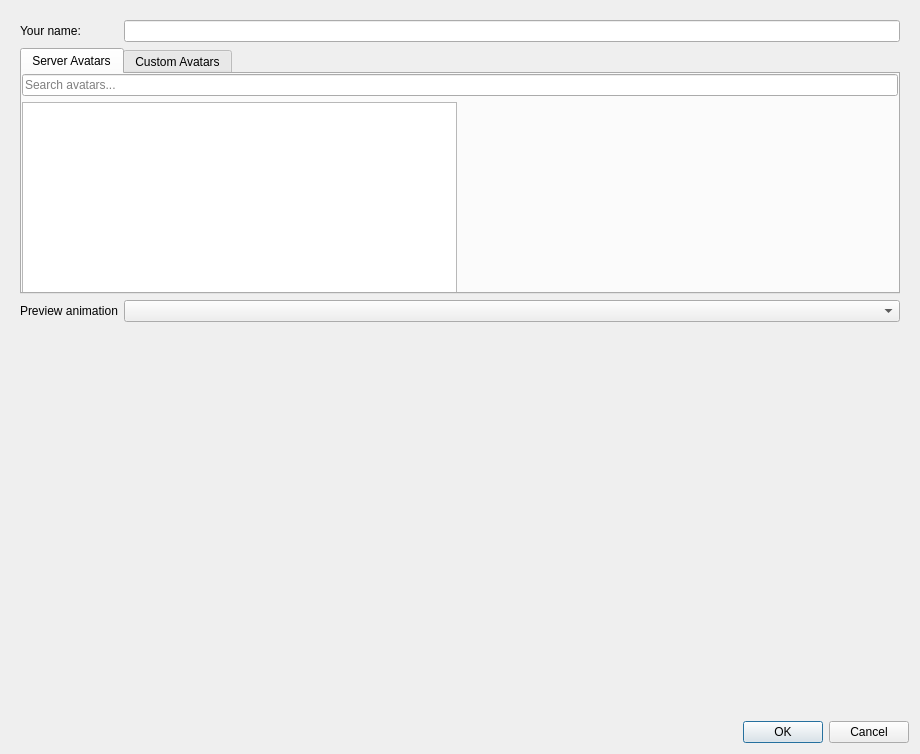
<?xml version="1.0" encoding="UTF-8"?>
<ui version="4.0">
 <class>AvatarSettingsDialog</class>
 <widget class="QDialog" name="AvatarSettingsDialog">
  <property name="geometry">
   <rect>
    <x>0</x>
    <y>0</y>
    <width>920</width>
    <height>700</height>
   </rect>
  </property>
  <property name="windowTitle">
   <string>Avatar Settings</string>
  </property>
  <layout class="QVBoxLayout" name="verticalLayout">
   <item>
    <widget class="QWidget" name="widget" native="true">
     <property name="sizePolicy">
      <sizepolicy hsizetype="Preferred" vsizetype="Maximum">
       <horstretch>0</horstretch>
       <verstretch>0</verstretch>
      </sizepolicy>
     </property>
      <property name="maximumSize">
       <size>
        <width>16777215</width>
        <height>320</height>
       </size>
      </property>
     <layout class="QFormLayout" name="formLayout">
      <item row="1" column="1">
       <widget class="QLineEdit" name="usernameLineEdit"/>
      </item>
      <item row="1" column="0">
       <widget class="QLabel" name="usernameLabel">
        <property name="text">
         <string>Your name:</string>
        </property>
       </widget>
      </item>
      <item row="2" column="0" colspan="2">
        <widget class="QTabWidget" name="avatarTabWidget">
         <property name="currentIndex">
          <number>0</number>
         </property>
         <widget class="QWidget" name="serverAvatarsTab">
          <attribute name="title">
           <string>Server Avatars</string>
          </attribute>
          <layout class="QVBoxLayout" name="verticalLayout_serverTab">
             <property name="leftMargin">
              <number>0</number>
             </property>
             <property name="topMargin">
              <number>0</number>
             </property>
             <property name="rightMargin">
              <number>0</number>
             </property>
             <property name="bottomMargin">
              <number>0</number>
             </property>
           <item>
              <widget class="QLineEdit" name="serverAvatarSearchLineEdit">
              <property name="sizePolicy">
               <sizepolicy hsizetype="Expanding" vsizetype="Fixed">
                <horstretch>1</horstretch>
                <verstretch>0</verstretch>
               </sizepolicy>
              </property>
              <property name="minimumSize">
               <size>
                <width>0</width>
                <height>0</height>
               </size>
              </property>
              <property name="maximumSize">
               <size>
                <width>16777215</width>
                <height>16777215</height>
               </size>
              </property>
               <property name="placeholderText">
                <string>Search avatars...</string>
             </property>
            </widget>
           </item>
           <item>
            <layout class="QHBoxLayout" name="horizontalLayoutServerAvatarTab">
             <property name="stretch">
              <string>1,1</string>
             </property>
             <property name="leftMargin">
              <number>0</number>
             </property>
             <property name="topMargin">
              <number>0</number>
             </property>
             <property name="rightMargin">
              <number>0</number>
             </property>
             <property name="bottomMargin">
              <number>0</number>
             </property>
             <item>
              <widget class="QListWidget" name="serverAvatarListWidget">
              <property name="sizePolicy">
              <sizepolicy hsizetype="Expanding" vsizetype="Expanding">
               <horstretch>1</horstretch>
               <verstretch>0</verstretch>
              </sizepolicy>
              </property>
              <property name="minimumSize">
               <size>
                <width>260</width>
                <height>420</height>
               </size>
              </property>
              </widget>
             </item>
             <item>
              <widget class="QLabel" name="serverAvatarThumbLabel">
                <property name="sizePolicy">
                 <sizepolicy hsizetype="Expanding" vsizetype="Expanding">
                  <horstretch>1</horstretch>
                  <verstretch>0</verstretch>
                 </sizepolicy>
                </property>
              <property name="minimumSize">
               <size>
                <width>420</width>
                <height>420</height>
               </size>
              </property>
              <property name="alignment">
               <set>Qt::AlignCenter</set>
              </property>
              <property name="text">
               <string>Select a server avatar</string>
              </property>
              </widget>
             </item>
            </layout>
           </item>
          </layout>
         </widget>
         <widget class="QWidget" name="customAvatarsTab">
          <attribute name="title">
           <string>Custom Avatars</string>
          </attribute>
          <layout class="QVBoxLayout" name="verticalLayout_customTab">
           <property name="spacing">
            <number>4</number>
           </property>
           <property name="leftMargin">
            <number>0</number>
           </property>
           <property name="topMargin">
            <number>0</number>
           </property>
           <property name="rightMargin">
            <number>0</number>
           </property>
           <property name="bottomMargin">
            <number>0</number>
           </property>
           <item>
            <layout class="QFormLayout" name="formLayout_customSelect">
             <item row="0" column="0">
              <widget class="QLabel" name="customModelLabel">
            <property name="text">
             <string>Model:</string>
            </property>
              </widget>
             </item>
             <item row="0" column="1">
              <widget class="FileSelectWidget" name="avatarSelectWidget"/>
             </item>
            </layout>
           </item>
          </layout>
         </widget>
        </widget>
      </item>
      <item row="5" column="0">
       <widget class="QLabel" name="label">
        <property name="text">
         <string>Preview animation</string>
        </property>
       </widget>
      </item>
      <item row="5" column="1">
       <widget class="QComboBox" name="animationComboBox"/>
      </item>
     </layout>
    </widget>
   </item>
   <item>
    <widget class="QWidget" name="centralWidget" native="true">
     <layout class="QVBoxLayout" name="verticalLayout_2">
      <item>
         <widget class="AvatarPreviewWidget" name="avatarPreviewGLWidget" native="true">
          <property name="minimumSize">
           <size>
            <width>0</width>
          <height>360</height>
           </size>
          </property>
         </widget>
      </item>
     </layout>
    </widget>
   </item>
   <item>
    <widget class="QDialogButtonBox" name="buttonBox">
     <property name="orientation">
      <enum>Qt::Horizontal</enum>
     </property>
     <property name="standardButtons">
      <set>QDialogButtonBox::Cancel|QDialogButtonBox::Ok</set>
     </property>
    </widget>
   </item>
  </layout>
 </widget>
 <customwidgets>
  <customwidget>
   <class>FileSelectWidget</class>
   <extends>QLineEdit</extends>
   <header>../qt/FileSelectWidget.h</header>
  </customwidget>
  <customwidget>
   <class>AvatarPreviewWidget</class>
   <extends>QWidget</extends>
   <header>AvatarPreviewWidget.h</header>
   <container>1</container>
  </customwidget>
 </customwidgets>
 <resources/>
 <connections>
  <connection>
   <sender>buttonBox</sender>
   <signal>accepted()</signal>
   <receiver>AvatarSettingsDialog</receiver>
   <slot>accept()</slot>
   <hints>
    <hint type="sourcelabel">
     <x>248</x>
     <y>254</y>
    </hint>
    <hint type="destinationlabel">
     <x>157</x>
     <y>274</y>
    </hint>
   </hints>
  </connection>
  <connection>
   <sender>buttonBox</sender>
   <signal>rejected()</signal>
   <receiver>AvatarSettingsDialog</receiver>
   <slot>reject()</slot>
   <hints>
    <hint type="sourcelabel">
     <x>316</x>
     <y>260</y>
    </hint>
    <hint type="destinationlabel">
     <x>286</x>
     <y>274</y>
    </hint>
   </hints>
  </connection>
 </connections>
</ui>
